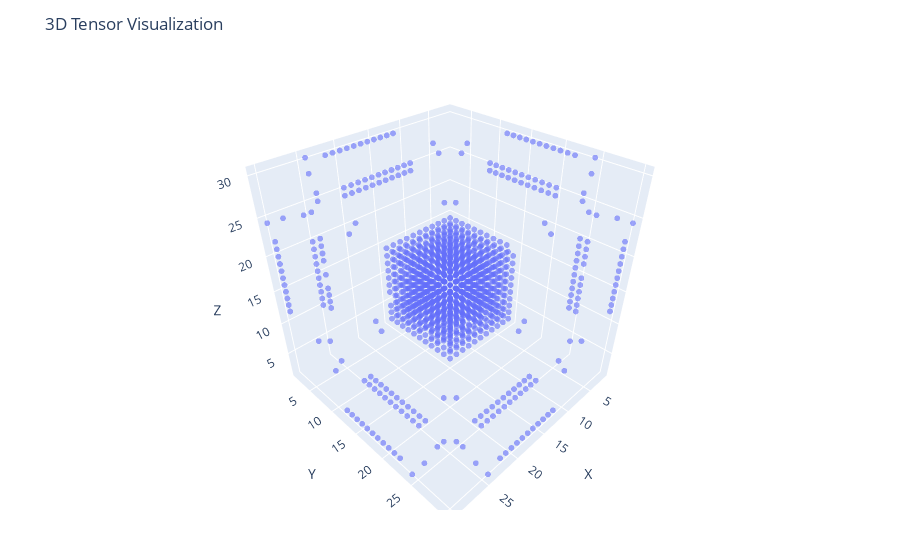

Here is the notebook cell this chart was saved with:
### Code cell
strata = toSurfaceTensor(hypgraph_ten)
plotTensor(strata.tensor)

### Figure 1 — Plotly figure (JSON) as saved in the notebook; plotly's stock layout.template omitted (floating-point values rounded to 4 significant figures; data arrays with more than 128 entries replaced by an {"elided": "..."} marker saying what was removed)
{"data": [{"marker": {"opacity": 0.6, "size": 2}, "mode": "markers", "type": "scatter3d", "x": {"elided": "1515 int values"}, "y": {"elided": "1515 int values"}, "z": {"elided": "1515 int values"}}], "layout": {"margin": {"b": 50, "l": 50, "r": 50, "t": 60}, "scene": {"aspectmode": "cube", "xaxis": {"range": [1, 31], "title": "X"}, "yaxis": {"range": [1, 31], "title": "Y"}, "zaxis": {"range": [1, 31], "title": "Z"}}, "title": "3D Tensor Visualization"}}
